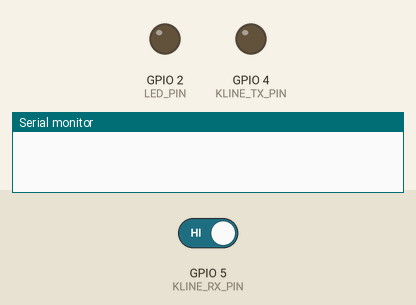
Recording of a sketch running on a simulated ESP32. On the bench: output pins drawn as LEDs (lit = HIGH), the last lines printed to the serial monitor. The test bench sets the inputs (shaded band); at power-on: GPIO 5 (KLINE_RX_PIN) HIGH. Storage starts empty.

Above: at 0.0 s.
At 5.6 s:
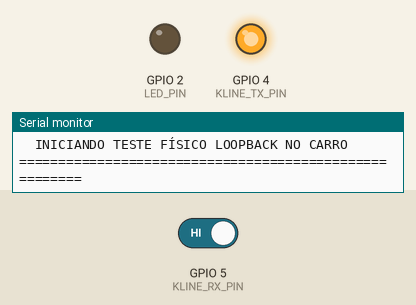
At 9.8 s:
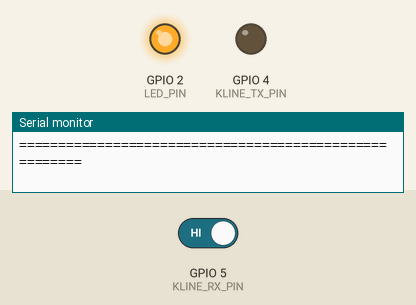
Timing chart, 0 to 12.3 s (numbered marks = the images above):
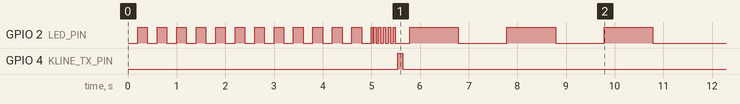

The sketch:

Hardware_Loopback_Test.ino
```cpp
#include <Arduino.h>
#include <SPIFFS.h>

#define KLINE_TX_PIN 4
#define KLINE_RX_PIN 5
#define LED_PIN 2

File logFile;

void logMsg(String msg) {
  Serial.println(msg);
  if (logFile) {
    logFile.println(msg);
    logFile.flush();
  }
}

void blink(int vezes, int delayTempo = 100) {
  for (int i = 0; i < vezes; i++) {
    digitalWrite(LED_PIN, HIGH); delay(delayTempo);
    digitalWrite(LED_PIN, LOW);  delay(delayTempo);
  }
}

void setup() {
  Serial.begin(115200);
  pinMode(LED_PIN, OUTPUT); digitalWrite(LED_PIN, LOW);

  if(!SPIFFS.begin(true)){ Serial.println("ERRO SPIFFS!"); return; }

  Serial.println("\n==============================================");
  Serial.println("  TESTE DE LOOPBACK K-LINE (GRAVA NO LOG)");
  Serial.println(" 'r' = LER log | 'e' = APAGAR log");
  Serial.println(" Sem input = INICIAR TESTE CEGO");
  Serial.println("==============================================");

  // Aguarda 5 segundos para você digitar 'r' no PC antes de rodar o teste
  unsigned long t0 = millis();
  while(millis() - t0 < 5000) {
    digitalWrite(LED_PIN, (millis() / 200) % 2);
    if(Serial.available()){
      char c = Serial.read();
      if(c == 'r' || c == 'R'){
        digitalWrite(LED_PIN, LOW);
        Serial.println("\n--- INICIO LOG LOOPBACK ---");
        File f = SPIFFS.open("/loopbacklog.txt", "r");
        if(f){ while(f.available()) Serial.write(f.read()); f.close(); }
        else { Serial.println("(Log vazio)"); }
        Serial.println("\n--- FIM DO LOG ---");
        while(true) delay(1000);
      } else if(c == 'e' || c == 'E'){
        SPIFFS.remove("/loopbacklog.txt");
        Serial.println("Log limpo com sucesso!");
        while(true) delay(1000);
      }
    }
  }
  digitalWrite(LED_PIN, LOW);

  // Abre log para gravação
  logFile = SPIFFS.open("/loopbacklog.txt", "a");
  if(!logFile){ Serial.println("ERRO: Falha loopbacklog.txt"); return; }

  pinMode(KLINE_TX_PIN, OUTPUT);
  pinMode(KLINE_RX_PIN, INPUT_PULLUP);

  logMsg("\n=======================================================");
  logMsg("  INICIANDO TESTE FÍSICO LOOPBACK NO CARRO");
  logMsg("=======================================================");

  // Pisca rapido pra voce saber que ele ta fazendo o teste
  blink(5, 50);

  // 1. Forca ALTO (TX = HIGH -> NPN Liga -> K-Line LOW)
  digitalWrite(KLINE_TX_PIN, HIGH);
  delay(100);
  int readHigh = digitalRead(KLINE_RX_PIN);

  // 2. Forca BAIXO (TX = LOW -> NPN Desliga -> K-Line HIGH)
  digitalWrite(KLINE_TX_PIN, LOW);
  delay(100);
  int readLow = digitalRead(KLINE_RX_PIN);

  logMsg("-------------------------------------------------------");
  logMsg("Enviando sinal HIGH (1) na Base -> K-Line deve ir a 0V -> RX leu: " + String(readHigh == LOW ? "LOW [OK]" : "HIGH [ERRO]"));
  logMsg("Enviando sinal LOW  (0) na Base -> K-Line deve ir a 12V -> RX leu: " + String(readLow == HIGH ? "HIGH [OK]" : "LOW [ERRO]"));

  if (readHigh == LOW && readLow == HIGH) {
    logMsg("\n>>> SUCESSO! SEU CIRCUITO ESTA 100% FUNCIONANDO! <<<");
    logMsg("O ESP32 conversa com o modulo e os fios D4/D5 estao perfeitos.");
  }
  else {
    logMsg("\n!!! FALHA NO HARDWARE DETECTADA !!!");
    logMsg("Causas mais provaveis:");
    logMsg("1. Fios invertidos (Inverta o D4 com o D5 na plaquinha e teste de novo no carro).");
    logMsg("2. Falta de 12V e GND corretos vindos da bateria do carro.");
  }

  logMsg("=======================================================\n");
  logFile.close();

  // Pisca longo indicando fim do teste. Pode desconectar do carro!
  blink(3, 1000);
}

void loop() {
  // Para a execucao, grava no log so uma vez ao plugar.
}
```
